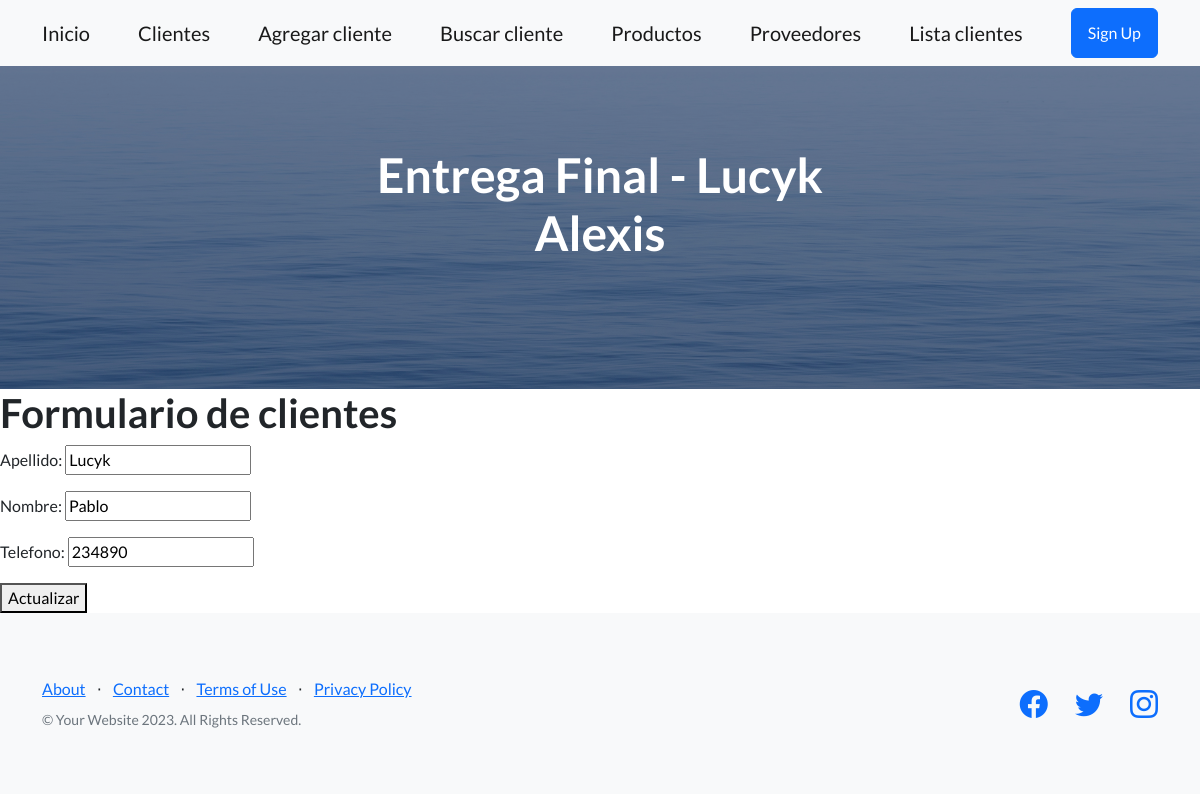
/app-tercera/editar-cliente/2, run on the app's committed database.
### AppTercera/models.py (models this page shows, shortened)
class Cliente(models.Model):
    apellido=models.CharField(max_length=30)
    nombre=models.CharField(max_length=30)
    telefono=models.IntegerField()

### AppTercera/views.py (the view)
# urls.py: path('editar-cliente/<int:id>', editarCliente, name='Editar_Cliente'),
def editarCliente(req, id):
    cliente = Cliente.objects.get(id=id)
    if req.method == 'POST':
        miFormulario=ClienteFormulario(req.POST)
        if miFormulario.is_valid():
            print(miFormulario.cleaned_data)
            data=miFormulario.cleaned_data
            cliente.nombre=data['nombre']
            cliente.apellido=data['apellido']
            cliente.telefono=data['telefono']
            cliente.save()
            return render(req, 'inicio.html', {'mensaje': 'Cliente actualizado con exito.'})
        else:
          return render(req, 'inicio.html', {'mensaje': 'formulario invalido'})
    else:
        miFormulario=ClienteFormulario(initial={
            'nombre': cliente.nombre,
            'apellido': cliente.apellido,
            'telefono': cliente.telefono,
        })
        return render(req, 'editarCliente.html', {'miFormulario': miFormulario, 'id': cliente.id})

### AppTercera/forms.py
class ClienteFormulario(forms.Form):
    apellido=forms.CharField(required=True)
    nombre=forms.CharField(required=True)
    telefono=forms.IntegerField()

### AppTercera/templates/editarCliente.html
{% extends 'padre.html' %}
{% block contenidoQueCambia %}
<h1>Formulario de clientes</h1>
<form action="{% url 'Editar_Cliente' id %}" method="post">{% csrf_token %}
    {{miFormulario.as_p}}
    <button type="submit">Actualizar</button>
</form>
{% endblock contenidoQueCambia %}

### data on the page
Cliente: apellido "Lucyk", nombre "Pablo", telefono "234890"
